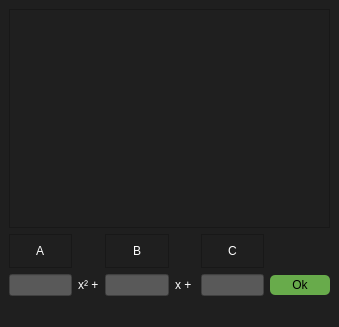
<?xml version="1.0" encoding="UTF-8"?>
<ui version="4.0">
 <class>MainWindow</class>
 <widget class="QMainWindow" name="MainWindow">
  <property name="geometry">
   <rect>
    <x>0</x>
    <y>0</y>
    <width>339</width>
    <height>327</height>
   </rect>
  </property>
  <property name="windowTitle">
   <string>MainWindow</string>
  </property>
  <property name="styleSheet">
   <string notr="true">background-color: rgb(31, 31, 31);</string>
  </property>
  <widget class="QWidget" name="centralwidget">
   <layout class="QGridLayout" name="gridLayout">
    <item row="2" column="4">
     <widget class="QFrame" name="frameC">
      <property name="styleSheet">
       <string notr="true">color: rgb(255, 255, 255);</string>
      </property>
      <property name="frameShape">
       <enum>QFrame::StyledPanel</enum>
      </property>
      <property name="frameShadow">
       <enum>QFrame::Raised</enum>
      </property>
      <layout class="QHBoxLayout" name="horizontalLayout">
       <item alignment="Qt::AlignHCenter">
        <widget class="QLabel" name="textC">
         <property name="text">
          <string>C</string>
         </property>
        </widget>
       </item>
      </layout>
     </widget>
    </item>
    <item row="3" column="1">
     <widget class="QLabel" name="xquadrado">
      <property name="styleSheet">
       <string notr="true">color: rgb(255, 255, 255);</string>
      </property>
      <property name="text">
       <string>x² +</string>
      </property>
      <property name="buddy">
       <cstring>boxA</cstring>
      </property>
     </widget>
    </item>
    <item row="3" column="2">
     <widget class="QLineEdit" name="boxB">
      <property name="styleSheet">
       <string notr="true">background-color: rgb(89, 89, 89);</string>
      </property>
     </widget>
    </item>
    <item row="3" column="5">
     <widget class="QPushButton" name="ok">
      <property name="minimumSize">
       <size>
        <width>60</width>
        <height>20</height>
       </size>
      </property>
      <property name="styleSheet">
       <string notr="true">QPushButton{
background-color: rgb(104,171,75); 
color: rgb(0,0,0);
border-radius:5px;
}QPushButton::hover{
background-color: rgb(104,171,75); 
color: rgb(255,255,255);
border-radius:5px;
}QPushButton::pressed{
background-color: rgb(154,231,125); 
color: rgb(255,255,255);
border-radius:5px;
}</string>
      </property>
      <property name="text">
       <string>Ok</string>
      </property>
     </widget>
    </item>
    <item row="3" column="3">
     <widget class="QLabel" name="xmais">
      <property name="styleSheet">
       <string notr="true">color: rgb(255, 255, 255);</string>
      </property>
      <property name="text">
       <string>x + </string>
      </property>
     </widget>
    </item>
    <item row="3" column="4">
     <widget class="QLineEdit" name="boxC">
      <property name="styleSheet">
       <string notr="true">background-color: rgb(89, 89, 89);</string>
      </property>
     </widget>
    </item>
    <item row="2" column="2">
     <widget class="QFrame" name="frameB">
      <property name="sizePolicy">
       <sizepolicy hsizetype="Preferred" vsizetype="Preferred">
        <horstretch>0</horstretch>
        <verstretch>0</verstretch>
       </sizepolicy>
      </property>
      <property name="styleSheet">
       <string notr="true">color: rgb(255, 255, 255);</string>
      </property>
      <property name="frameShape">
       <enum>QFrame::StyledPanel</enum>
      </property>
      <property name="frameShadow">
       <enum>QFrame::Raised</enum>
      </property>
      <layout class="QHBoxLayout" name="horizontalLayout_2">
       <item alignment="Qt::AlignHCenter|Qt::AlignVCenter">
        <widget class="QLabel" name="textB">
         <property name="text">
          <string>B</string>
         </property>
        </widget>
       </item>
      </layout>
     </widget>
    </item>
    <item row="2" column="0">
     <widget class="QFrame" name="frameA">
      <property name="styleSheet">
       <string notr="true">color: rgb(255, 255, 255);</string>
      </property>
      <property name="frameShape">
       <enum>QFrame::StyledPanel</enum>
      </property>
      <property name="frameShadow">
       <enum>QFrame::Raised</enum>
      </property>
      <layout class="QHBoxLayout" name="horizontalLayout_3">
       <item alignment="Qt::AlignHCenter">
        <widget class="QLabel" name="textA">
         <property name="text">
          <string>A</string>
         </property>
        </widget>
       </item>
      </layout>
     </widget>
    </item>
    <item row="0" column="0" colspan="6">
     <widget class="QFrame" name="tela">
      <property name="sizePolicy">
       <sizepolicy hsizetype="Preferred" vsizetype="Preferred">
        <horstretch>0</horstretch>
        <verstretch>3</verstretch>
       </sizepolicy>
      </property>
      <property name="minimumSize">
       <size>
        <width>300</width>
        <height>200</height>
       </size>
      </property>
      <property name="sizeIncrement">
       <size>
        <width>0</width>
        <height>0</height>
       </size>
      </property>
      <property name="frameShape">
       <enum>QFrame::StyledPanel</enum>
      </property>
      <property name="frameShadow">
       <enum>QFrame::Raised</enum>
      </property>
     </widget>
    </item>
    <item row="3" column="0">
     <widget class="QLineEdit" name="boxA">
      <property name="styleSheet">
       <string notr="true">background-color: rgb(89, 89, 89);</string>
      </property>
      <property name="cursorPosition">
       <number>0</number>
      </property>
     </widget>
    </item>
   </layout>
  </widget>
  <widget class="QMenuBar" name="menubar">
   <property name="enabled">
    <bool>false</bool>
   </property>
   <property name="geometry">
    <rect>
     <x>0</x>
     <y>0</y>
     <width>339</width>
     <height>21</height>
    </rect>
   </property>
  </widget>
  <widget class="QStatusBar" name="statusbar">
   <property name="enabled">
    <bool>false</bool>
   </property>
  </widget>
 </widget>
 <tabstops>
  <tabstop>boxA</tabstop>
  <tabstop>boxB</tabstop>
  <tabstop>boxC</tabstop>
  <tabstop>ok</tabstop>
 </tabstops>
 <resources/>
 <connections/>
</ui>
